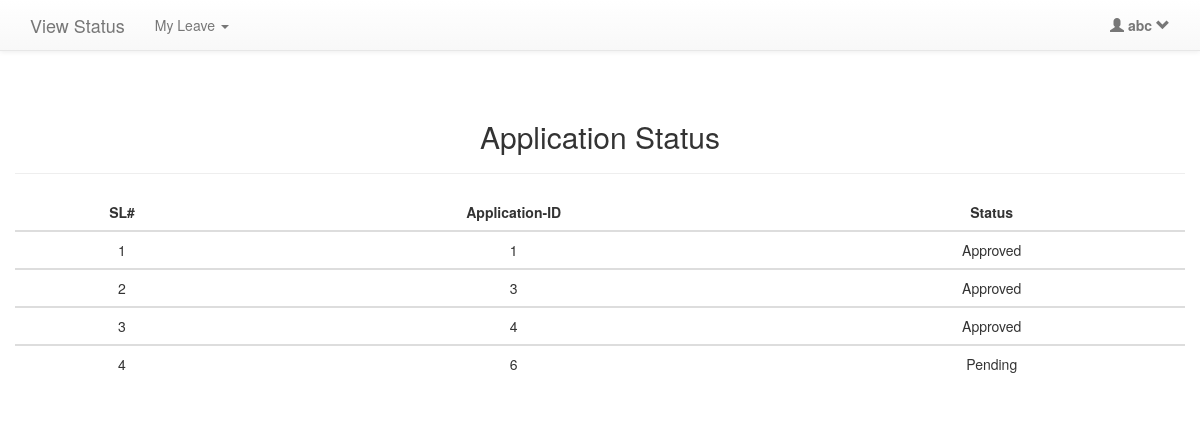
/leave/view_appStatus.php (signed in), run on the app's committed database.
### tables this page shows
CREATE TABLE `users` (
  `id` int(11) NOT NULL,
  `name` varchar(255) NOT NULL,
  `email` varchar(255) NOT NULL,
  `password` varchar(255) NOT NULL,
  `phone` varchar(20) NOT NULL,
  `type` varchar(30) NOT NULL DEFAULT 'user'
);

CREATE TABLE `applications` (
  `ap_id` int(11) NOT NULL,
  `subject` varchar(255) NOT NULL,
  `description` varchar(10000) NOT NULL,
  `user_id` int(11) NOT NULL,
  `days` decimal(4,0) NOT NULL,
  `status` varchar(255) NOT NULL
);

### leave/view_appStatus.php (the view, shortened to what this page needs)
<?php
    include_once 'dbconnect.php';
    $id = $_SESSION['userAccessLevel'];
    $name = NULL;
    $query = "SELECT* FROM users WHERE id='$id'";
    if ($conn->query($query) == TRUE) {
        $result = $conn->query($query);
        if ($result->num_rows > 0) {
            $row = $result->fetch_assoc();
            $name = $row['name'];
        }
    }
    ?>
    <!DOCTYPE html>
    <html lang="en">
        <head>
            <link rel="stylesheet" type="text/css" href="css/font-awesome.css">
            <link rel="stylesheet" type="text/css" href="css/bootstrap.css">
            <link rel="stylesheet" type="text/css" href="css/bootstrap-theme.min.css">
            <link href="css/style.css" type="text/css" rel="stylesheet">
        </head>
        <body>
            <div class="navbar navbar-default navbar-fixed-top" role="navigation">
                <div class="container">
                    <div class="navbar-header">
                        <a target="_blank" href="#" class="navbar-brand">View Status</a>
                    </div>
                    <div class="collapse navbar-collapse">
                        <ul class="nav navbar-nav">
                            <li class="dropdown">
                                <a href="#" class="dropdown-toggle" data-toggle="dropdown">My Leave
                                    <span class="caret"></span>
                                </a>
                            </li>
                        </ul>
                        <ul class="nav navbar-nav navbar-right">
                            <li class="dropdown">
                                <a href="#" class="dropdown-toggle" data-toggle="dropdown">
                                    <span class="glyphicon glyphicon-user"></span>
                                    <strong><?php echo $name; ?></strong>
                                    <span class="glyphicon glyphicon-chevron-down"></span>
                                </a>
                            </li>
                        </ul>
                    </div>
                </div>
            </div>
            <div class="container" style="margin-top: 100px;">
                <div class="row">
                    <h2 class="text-center">Application Status</h2>
                        <hr>
                    <div class="table-responsive">
                        <table class="table table-hover">
                            <thead>
                                <tr>
                                    <th class="text-center">SL#</th>
                                    <th class="text-center">Application-ID</th>
                                    <th class="text-center">Status</th>
                                </tr>
                            </thead>
                            <?php
                            $select = "SELECT* FROM applications where user_id='$id'";
                            $result = $conn->query($select);
                            if ($result->num_rows > 0) {
                                $i = 1;
                                while ($app = $result->fetch_assoc()) {
                                    ?>
                                    <tbody>
                                        <tr class="text-center">
                                            <td><?php echo $i; ?></td>
                                            <td><?php echo $app['ap_id']; ?></td>
                                            <td><?php echo $app['status']; ?></td>
                                        </tr>
                                    </tbody>
                                    <?php
                                    $i++;
                                }
                            }
                            ?>
                        </table>
                    </div>
                </div>
            </div>
        </body>
    </html>

### data on the page
users: name "abc"
applications: ap_id "1", status "Approved"
applications: ap_id "3", status "Approved"
applications: ap_id "4", status "Approved"
applications: ap_id "6", status "Pending"
